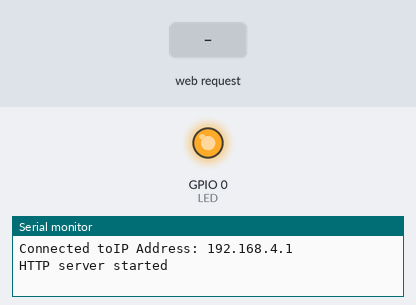
A sketch run on a simulated ESP8266 (NodeMCU). Parts: output pins drawn as LEDs (lit = HIGH), the last lines printed to the serial monitor. The test bench sets the inputs (shaded band).

Above: at 2.2 s.
2.3 s: HTTP request GET /ledOn received
At 3.6 s:
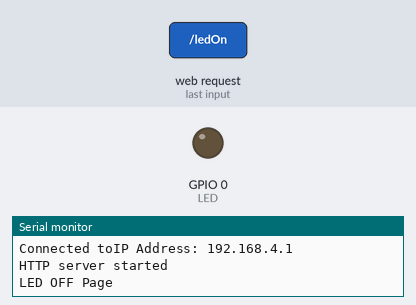
5.3 s: HTTP request GET /ledOff received
At 5.8 s:
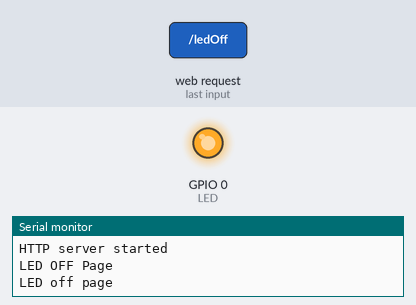
Timing chart, 0 to 8.3 s (numbered marks = the images above; inputs shaded):
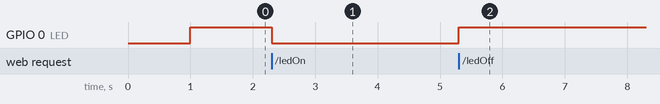

The sketch:

GPIO_WebServer.ino
```cpp
#include <ESP8266WiFi.h>
#include <WiFiClient.h>
#include <ESP8266WebServer.h>
#include "index.h"

#define LED 0

const char *ssid = "MikyWifi";
const char *password = "@Miky123";

ESP8266WebServer server(80);

void setup() {
  // put your setup code here, to run once:
  delay(1000);
  Serial.begin(9600);
  WiFi.mode(WIFI_AP);
  WiFi.softAP(ssid,password);
  pinMode(LED,OUTPUT);
  digitalWrite(LED,HIGH);
  Serial.println("");
  Serial.print("Connected to");
  Serial.print("IP Address: ");
  Serial.println(WiFi.softAPIP());
  server.on("/",handleRoot);
  server.on("/ledOn", handleLEDon);
  server.on("/ledOff", handleLEDoff);
  server.begin();
  Serial.println("HTTP server started");
}

void loop() {
  // put your main code here, to run repeatedly:
  server.handleClient();

}

void handleRoot(void)
{
  Serial.println("You Called root page");
  String s = MAIN_page;
  server.send(200,"text/html",s);
}

void handleLEDon(void)
{
  Serial.println("LED OFF Page");
  digitalWrite(LED,LOW);
  server.send(200,"text/html","LED is ON");
}

void handleLEDoff(void)
{
 Serial.println("LED off page");
 digitalWrite(LED,HIGH); //LED off
 server.send(200, "text/html", "LED is OFF");
}
```

index.h
```cpp
const char MAIN_page[] PROGMEM = R"=====(
<HTML>
  <HEAD>
      <TITLE>My first web page</TITLE>
  </HEAD>
<BODY>
  <CENTER>
      <B>Hello World.... </B>
  </CENTER>
</BODY>
</HTML>
)=====";
```

Measured:
- after the input at 2.3 s, GPIO 0 (LED): HIGH → LOW at once
- after the input at 5.3 s, GPIO 0 (LED): LOW → HIGH at once
